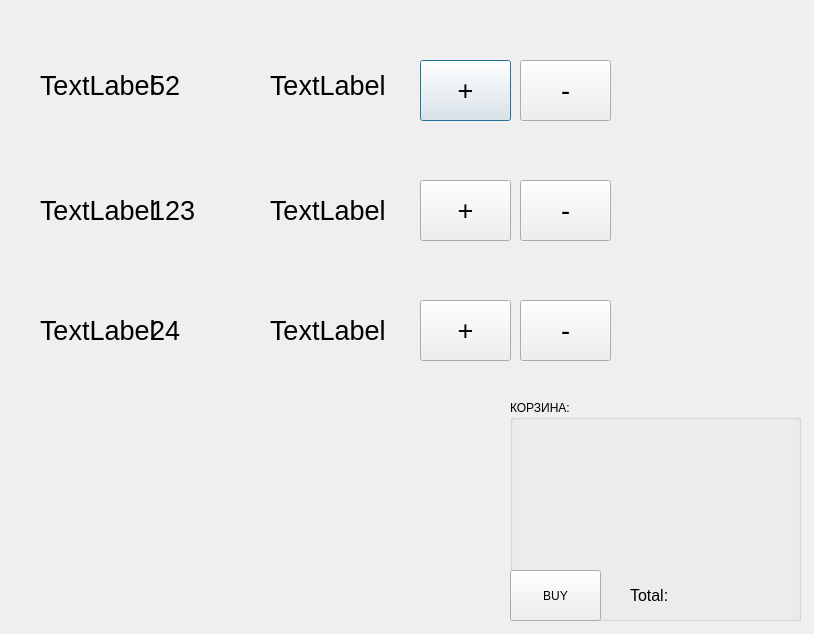
<?xml version="1.0" encoding="UTF-8"?>
<ui version="4.0">
 <class>SecondWindow</class>
 <widget class="QDialog" name="SecondWindow">
  <property name="geometry">
   <rect>
    <x>0</x>
    <y>0</y>
    <width>814</width>
    <height>634</height>
   </rect>
  </property>
  <property name="windowTitle">
   <string>Dialog</string>
  </property>
  <widget class="QLabel" name="Laptop">
   <property name="geometry">
    <rect>
     <x>40</x>
     <y>40</y>
     <width>201</width>
     <height>91</height>
    </rect>
   </property>
   <property name="font">
    <font>
     <pointsize>20</pointsize>
    </font>
   </property>
   <property name="text">
    <string>TextLabel</string>
   </property>
  </widget>
  <widget class="QLabel" name="LP">
   <property name="geometry">
    <rect>
     <x>150</x>
     <y>40</y>
     <width>131</width>
     <height>91</height>
    </rect>
   </property>
   <property name="font">
    <font>
     <pointsize>20</pointsize>
    </font>
   </property>
   <property name="text">
    <string>52</string>
   </property>
  </widget>
  <widget class="QLabel" name="Printer">
   <property name="geometry">
    <rect>
     <x>40</x>
     <y>290</y>
     <width>151</width>
     <height>81</height>
    </rect>
   </property>
   <property name="font">
    <font>
     <pointsize>20</pointsize>
    </font>
   </property>
   <property name="text">
    <string>TextLabel</string>
   </property>
  </widget>
  <widget class="QPushButton" name="pushButton">
   <property name="geometry">
    <rect>
     <x>420</x>
     <y>60</y>
     <width>91</width>
     <height>61</height>
    </rect>
   </property>
   <property name="font">
    <font>
     <pointsize>20</pointsize>
    </font>
   </property>
   <property name="text">
    <string>+</string>
   </property>
  </widget>
  <widget class="QPushButton" name="pushButton_2">
   <property name="geometry">
    <rect>
     <x>520</x>
     <y>60</y>
     <width>91</width>
     <height>61</height>
    </rect>
   </property>
   <property name="font">
    <font>
     <pointsize>20</pointsize>
    </font>
   </property>
   <property name="text">
    <string>-</string>
   </property>
  </widget>
  <widget class="QGroupBox" name="groupBox">
   <property name="geometry">
    <rect>
     <x>510</x>
     <y>400</y>
     <width>291</width>
     <height>221</height>
    </rect>
   </property>
   <property name="title">
    <string>КОРЗИНА:</string>
   </property>
   <widget class="QLabel" name="lapBas">
    <property name="geometry">
     <rect>
      <x>20</x>
      <y>40</y>
      <width>121</width>
      <height>20</height>
     </rect>
    </property>
    <property name="font">
     <font>
      <pointsize>12</pointsize>
     </font>
    </property>
    <property name="text">
     <string>⠀</string>
    </property>
   </widget>
   <widget class="QLabel" name="TVBas">
    <property name="geometry">
     <rect>
      <x>20</x>
      <y>80</y>
      <width>101</width>
      <height>20</height>
     </rect>
    </property>
    <property name="font">
     <font>
      <pointsize>12</pointsize>
     </font>
    </property>
    <property name="text">
     <string>⠀</string>
    </property>
   </widget>
   <widget class="QLabel" name="PrintBas">
    <property name="geometry">
     <rect>
      <x>20</x>
      <y>120</y>
      <width>91</width>
      <height>31</height>
     </rect>
    </property>
    <property name="font">
     <font>
      <pointsize>12</pointsize>
     </font>
    </property>
    <property name="text">
     <string>⠀</string>
    </property>
   </widget>
   <widget class="QLabel" name="total">
    <property name="geometry">
     <rect>
      <x>120</x>
      <y>180</y>
      <width>161</width>
      <height>31</height>
     </rect>
    </property>
    <property name="font">
     <font>
      <pointsize>12</pointsize>
     </font>
    </property>
    <property name="text">
     <string>Total:</string>
    </property>
   </widget>
   <widget class="QPushButton" name="pushButton_7">
    <property name="geometry">
     <rect>
      <x>0</x>
      <y>170</y>
      <width>91</width>
      <height>51</height>
     </rect>
    </property>
    <property name="text">
     <string>BUY</string>
    </property>
   </widget>
  </widget>
  <widget class="QPushButton" name="pushButton_4">
   <property name="geometry">
    <rect>
     <x>420</x>
     <y>300</y>
     <width>91</width>
     <height>61</height>
    </rect>
   </property>
   <property name="font">
    <font>
     <pointsize>20</pointsize>
    </font>
   </property>
   <property name="text">
    <string>+</string>
   </property>
  </widget>
  <widget class="QPushButton" name="pushButton_5">
   <property name="geometry">
    <rect>
     <x>520</x>
     <y>180</y>
     <width>91</width>
     <height>61</height>
    </rect>
   </property>
   <property name="font">
    <font>
     <pointsize>20</pointsize>
    </font>
   </property>
   <property name="text">
    <string>-</string>
   </property>
  </widget>
  <widget class="QPushButton" name="pushButton_6">
   <property name="geometry">
    <rect>
     <x>520</x>
     <y>300</y>
     <width>91</width>
     <height>61</height>
    </rect>
   </property>
   <property name="font">
    <font>
     <pointsize>20</pointsize>
    </font>
   </property>
   <property name="text">
    <string>-</string>
   </property>
  </widget>
  <widget class="QLabel" name="TVP">
   <property name="geometry">
    <rect>
     <x>150</x>
     <y>170</y>
     <width>121</width>
     <height>81</height>
    </rect>
   </property>
   <property name="font">
    <font>
     <pointsize>20</pointsize>
    </font>
   </property>
   <property name="text">
    <string>123</string>
   </property>
  </widget>
  <widget class="QLabel" name="PP">
   <property name="geometry">
    <rect>
     <x>150</x>
     <y>290</y>
     <width>141</width>
     <height>81</height>
    </rect>
   </property>
   <property name="font">
    <font>
     <pointsize>20</pointsize>
    </font>
   </property>
   <property name="text">
    <string>24</string>
   </property>
  </widget>
  <widget class="QPushButton" name="pushButton_3">
   <property name="geometry">
    <rect>
     <x>420</x>
     <y>180</y>
     <width>91</width>
     <height>61</height>
    </rect>
   </property>
   <property name="font">
    <font>
     <pointsize>20</pointsize>
    </font>
   </property>
   <property name="text">
    <string>+</string>
   </property>
  </widget>
  <widget class="QLabel" name="TV">
   <property name="geometry">
    <rect>
     <x>40</x>
     <y>170</y>
     <width>171</width>
     <height>81</height>
    </rect>
   </property>
   <property name="font">
    <font>
     <pointsize>20</pointsize>
    </font>
   </property>
   <property name="text">
    <string>TextLabel</string>
   </property>
  </widget>
  <widget class="QLabel" name="lapPrice">
   <property name="geometry">
    <rect>
     <x>270</x>
     <y>40</y>
     <width>181</width>
     <height>91</height>
    </rect>
   </property>
   <property name="font">
    <font>
     <pointsize>20</pointsize>
    </font>
   </property>
   <property name="text">
    <string>TextLabel</string>
   </property>
  </widget>
  <widget class="QLabel" name="TVPrice">
   <property name="geometry">
    <rect>
     <x>270</x>
     <y>170</y>
     <width>181</width>
     <height>81</height>
    </rect>
   </property>
   <property name="font">
    <font>
     <pointsize>20</pointsize>
    </font>
   </property>
   <property name="text">
    <string>TextLabel</string>
   </property>
  </widget>
  <widget class="QLabel" name="printerPrice">
   <property name="geometry">
    <rect>
     <x>270</x>
     <y>290</y>
     <width>181</width>
     <height>81</height>
    </rect>
   </property>
   <property name="font">
    <font>
     <pointsize>20</pointsize>
    </font>
   </property>
   <property name="text">
    <string>TextLabel</string>
   </property>
  </widget>
 </widget>
 <resources/>
 <connections/>
</ui>
